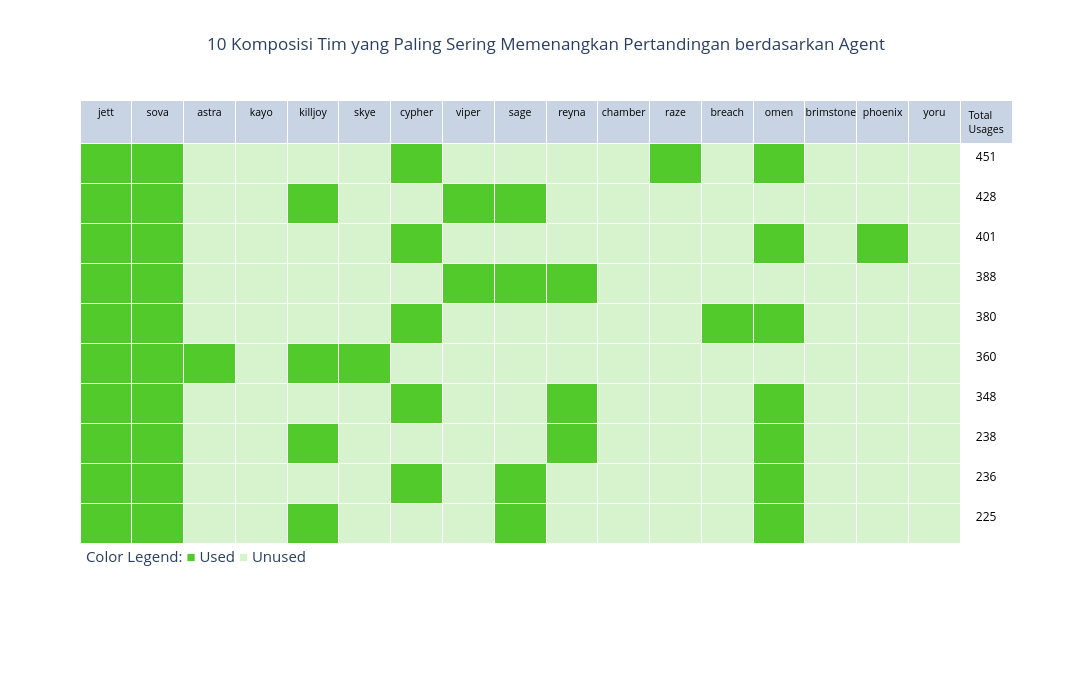

Source (notebook cell):
### Code cell
import plotly.graph_objects as go

# Visualisasi dengan table
all_agents = df_agent['Agent'].tolist()

# Split the agent combination into individual agents
agent_combination = team_compotition.loc[0:9]['Agent'].str.split(expand=True)

# Create a binary mapping of agent combination
binary_mapped = agent_combination.apply(lambda row: [1 if agent in row.values else 0 for agent in all_agents], axis=1, result_type='expand')
binary_mapped['Total Usages'] = team_compotition['count']

# Assign color for each cell 
colors = ['rgb(214,243,205)', 'rgb(83,202,43)']
cell_colors = [np.array(colors)[binary_mapped[col]] for col in binary_mapped.drop(columns='Total Usages').columns]
cell_colors.append(['rgb(255, 255, 255)'] * len(binary_mapped))

# Assign value for each cell
cell_values = [[''] * len(binary_mapped)] * (len(binary_mapped.columns) - 1)
cell_values.append(binary_mapped['Total Usages'].tolist())

fig = go.Figure(data=[go.Table(
    header=dict(values=all_agents + ['Total Usages'],
                font=dict(color='black', size=10.5)),
    cells=dict(values=cell_values,
               fill_color=cell_colors,
               align='center', font=dict(color='black', size=12),
               height=40)
)])

fig.update_layout(
    title='10 Komposisi Tim yang Paling Sering Memenangkan Pertandingan berdasarkan Agent',
    title_x=0.5,
    width=1100,  
    height=700,  
)

annotation = """
Color Legend:
<span style="color:#53CA2B">■</span> Used
<span style="color:#D6F3CD">■</span> Unused
"""

fig.add_annotation(
    text=annotation,
    xref="paper",
    yref="paper",
    x=0,
    y=0.1,
    showarrow=False,
    font=dict(size=15),
)

fig.show()

### Figure 1 — Plotly figure (JSON) as saved in the notebook; plotly's stock layout.template omitted (floating-point values rounded to 4 significant figures; data arrays with more than 128 entries replaced by an {"elided": "..."} marker saying what was removed)
{"data": [{"cells": {"align": "center", "fill": {"color": {"elided": "18x10 str values"}}, "font": {"color": "black", "size": 12}, "height": 40, "values": {"elided": "18x10 mixed values"}}, "header": {"font": {"color": "black", "size": 10.5}, "values": ["jett", "sova", "astra", "kayo", "killjoy", "skye", "cypher", "viper", "sage", "reyna", "chamber", "raze", "breach", "omen", "brimstone", "phoenix", "yoru", "Total Usages"]}, "type": "table"}], "layout": {"annotations": [{"font": {"size": 15}, "showarrow": false, "text": "\nColor Legend:\n<span style=\"color:#53CA2B\">■</span> Used\n<span style=\"color:#D6F3CD\">■</span> Unused\n", "x": 0, "xref": "paper", "y": 0.1, "yref": "paper"}], "height": 700, "title": {"text": "10 Komposisi Tim yang Paling Sering Memenangkan Pertandingan berdasarkan Agent", "x": 0.5}, "width": 1100}}
